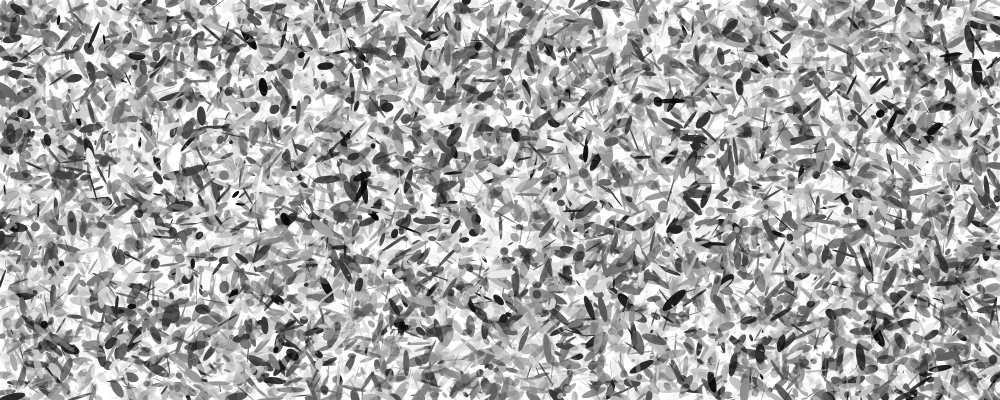
Frame 1 (no input)
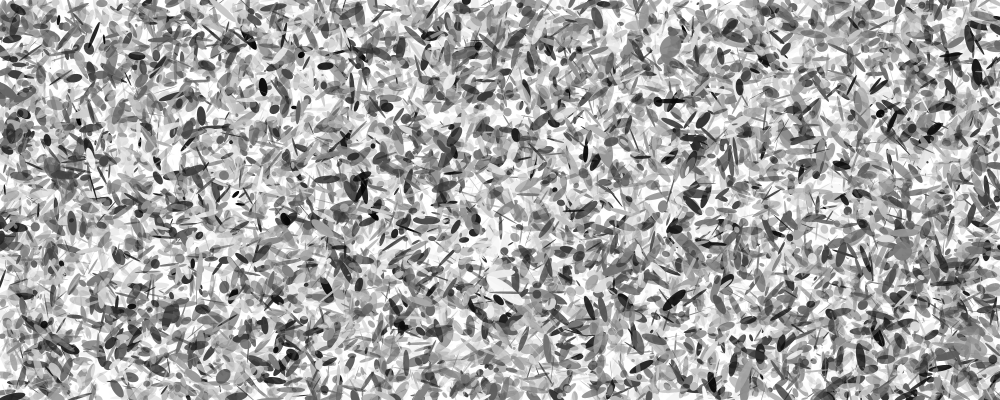
Frame 60 (the mouse pressed at the canvas centre just before this capture)
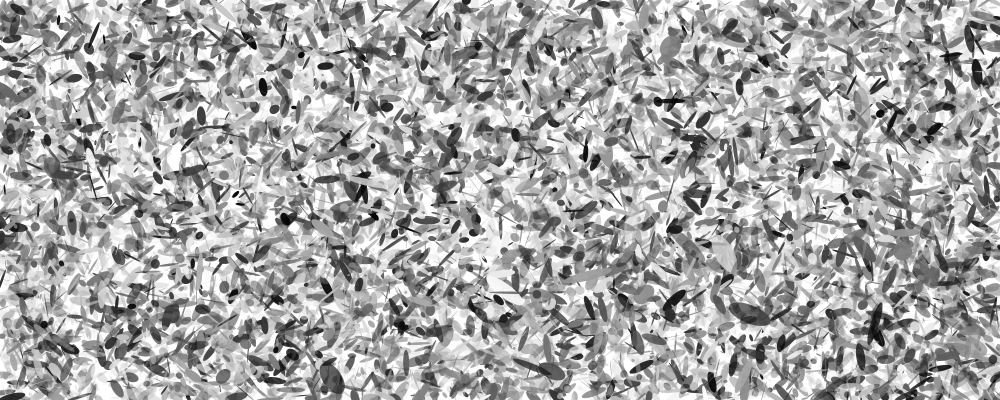
Frame 120 (the mouse held since frame 60 and released just before this capture)

The Processing sketch that drew these frames (run headless with seeded random() and noise(); from frame 60 on, the mouse is pressed at the canvas centre):

// Processing sketch: processing_101255
// ── processing_101255.pde

void setup() {
size(1000,400);
smooth();
background(255);
draw_background();
}
void draw_background(){
  for(int i=0;i<16000;i++){
   pushMatrix();
translate(random(width),random(height));
rotate(random(1) * radians(360));
noStroke();
fill(random(255),random(255));
ellipse(0,0,random(30),random(10));
popMatrix();
}
}
void draw () {
  pushMatrix();
translate(random(width),random(height));
rotate(random(1) * radians(360));
noStroke();
fill(random(255),random(255));
ellipse(0,0,random(50),random(20));
popMatrix();
}
